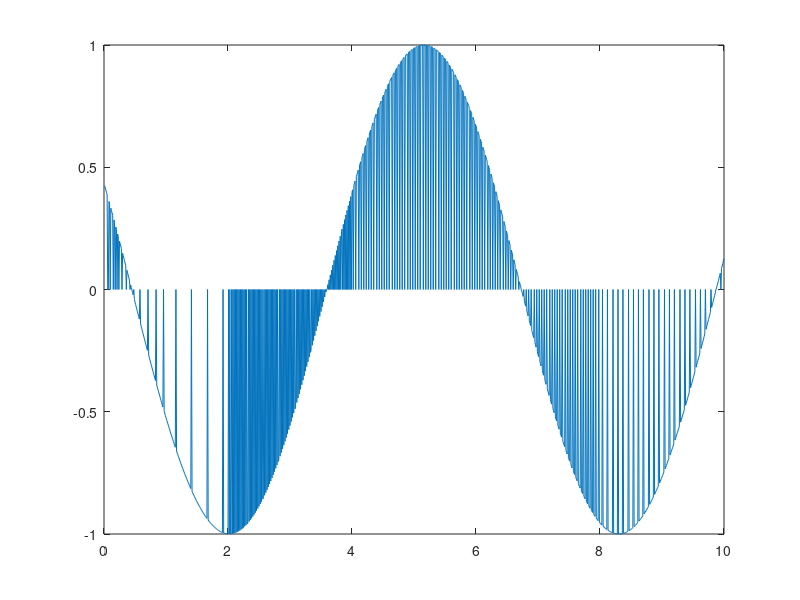
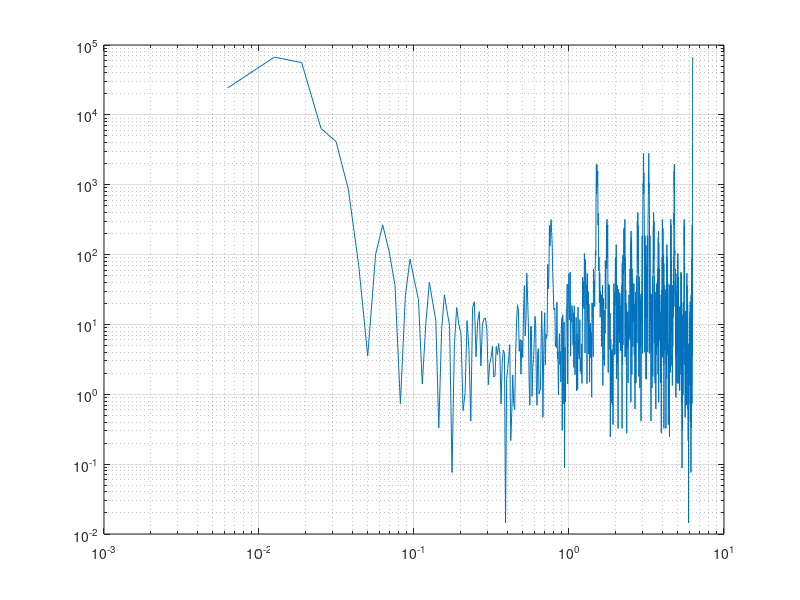

These figures' MATLAB source, in order:
clear all
close all
m1=0.01;
m2=10;
t=m1*1:m1*1:m2;
wave=[];
for w=1:1:1
    a=10*rand(1,1)*rand(1,1);
    A=[];
    A(:,1)=t;
    A(:,2)=((1/(w)^(2)))*sin(((w)*t)+a);
    A(:,3)=w;
    wave=vertcat(wave,A);
end
plot(A(:,1),A(:,2));
% %to calculate mean interface
n=m2/m1;
B=zeros(n,2);
B(:,1)=t;
for i=1:1:n
    f=find(wave(:,1)==(m1*i));
    B(i,2)=sum(wave(f,2));
end
Amplitude2=zeros(n,2);
Amplitude2(:,1)=(((2*pi)/n):((2*pi)/n):2*pi)';
% % for i=1:1:5000
%     f=find(wave(:,3)==i);
%     C=wave(f,1:2);
%     C(:,2)=C(:,2)-B(:,2);
%     F=fft(C(:,2));
%     Z=(abs(F));
%     Z=Z.^2;
%     Amplitude2(:,2)=Amplitude2(:,2)+Z;
% end
F=fft(B(:,2));
Z=(abs(F));
Z=Z.^2;
Amplitude2(:,2)=Amplitude2(:,2)+Z;
plot(B(:,1),B(:,2));
figure
% plot(Amplitude2(:,1),Amplitude2(:,2));
loglog(Amplitude2(:,1),Amplitude2(:,2));
grid on